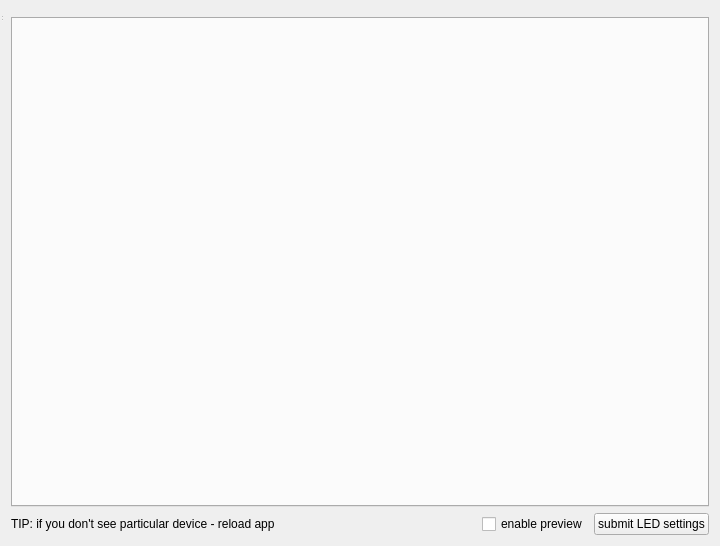
<?xml version="1.0" encoding="UTF-8"?>
<ui version="4.0">
 <class>TabbableMainWindow</class>
 <widget class="QWidget" name="TabbableMainWindow">
  <property name="geometry">
   <rect>
    <x>0</x>
    <y>0</y>
    <width>720</width>
    <height>546</height>
   </rect>
  </property>
  <property name="windowTitle">
   <string>Sound Visualizer</string>
  </property>
  <layout class="QGridLayout" name="gridLayout_2">
   <item row="0" column="0">
    <widget class="QMenuBar" name="menubar"/>
   </item>
   <item row="1" column="0">
    <layout class="QGridLayout" name="gridLayout">
     <item row="2" column="0">
      <layout class="QHBoxLayout" name="horizontalLayout">
       <item>
        <widget class="QLabel" name="TIP">
         <property name="text">
          <string>TIP: if you don't see particular device - reload app</string>
         </property>
        </widget>
       </item>
       <item>
        <spacer name="horizontalSpacer">
         <property name="orientation">
          <enum>Qt::Horizontal</enum>
         </property>
         <property name="sizeHint" stdset="0">
          <size>
           <width>40</width>
           <height>20</height>
          </size>
         </property>
        </spacer>
       </item>
       <item>
        <widget class="QCheckBox" name="previewCheckBox">
         <property name="text">
          <string>enable preview</string>
         </property>
        </widget>
       </item>
       <item>
        <widget class="QPushButton" name="buttonSubmit">
         <property name="text">
          <string>submit LED settings</string>
         </property>
        </widget>
       </item>
      </layout>
     </item>
     <item row="0" column="0">
      <widget class="QTabWidget" name="tabWidget">
       <property name="currentIndex">
        <number>-1</number>
       </property>
      </widget>
     </item>
    </layout>
   </item>
  </layout>
  <widget class="QStatusBar" name="statusbar">
   <property name="geometry">
    <rect>
     <x>0</x>
     <y>0</y>
     <width>3</width>
     <height>22</height>
    </rect>
   </property>
  </widget>
 </widget>
 <resources/>
 <connections/>
</ui>
